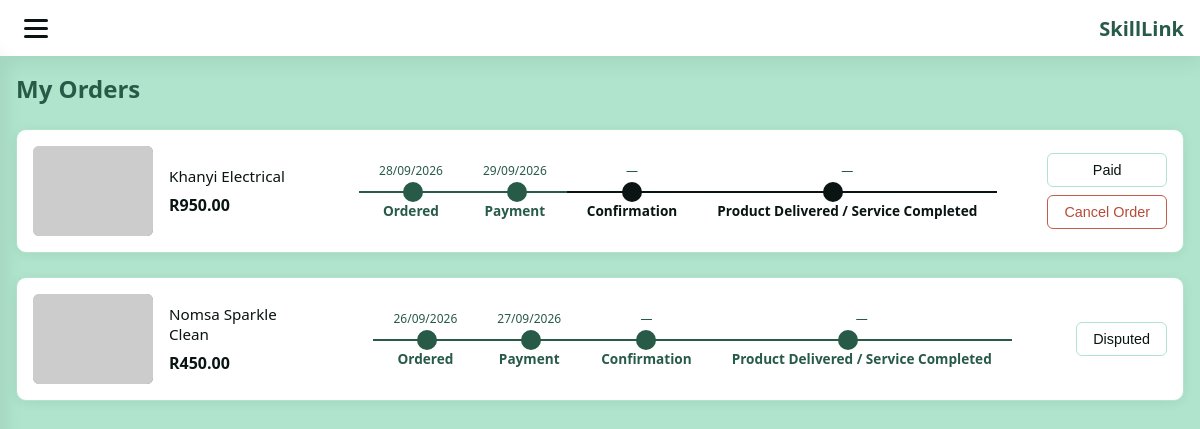
The app's page /OrdersPage.php (signed in) with its own data.
### tables this page shows
CREATE TABLE IF NOT EXISTS orders (
    id INT AUTO_INCREMENT PRIMARY KEY,
    buyer_id INT NOT NULL,
    seller_id INT NOT NULL,
    listing_id INT NOT NULL,
    price_snapshot DECIMAL(10, 2) NOT NULL,
    thumbnail_url VARCHAR(255) NOT NULL,
    status ENUM('placed', 'paid', 'confirmed', 'completed', 'cancelled', 'disputed') NOT NULL DEFAULT 'placed',
    ordered_at TIMESTAMP DEFAULT CURRENT_TIMESTAMP,
    paid_at TIMESTAMP NULL DEFAULT NULL,
    confirmed_at TIMESTAMP NULL DEFAULT NULL,
    completed_at TIMESTAMP NULL DEFAULT NULL,
    cancelled_at TIMESTAMP NULL DEFAULT NULL,
    disputed_at TIMESTAMP NULL DEFAULT NULL,
    created_at TIMESTAMP DEFAULT CURRENT_TIMESTAMP,
    updated_at TIMESTAMP NULL DEFAULT NULL ON UPDATE CURRENT_TIMESTAMP,
    CONSTRAINT fk_orders_buyer
        FOREIGN KEY (buyer_id) REFERENCES users(id)
        ON DELETE CASCADE
        ON UPDATE CASCADE,
    CONSTRAINT fk_orders_seller
        FOREIGN KEY (seller_id) REFERENCES users(id)
        ON DELETE CASCADE
        ON UPDATE CASCADE,
    CONSTRAINT fk_orders_listing
        FOREIGN KEY (listing_id) REFERENCES listings(id)
        ON DELETE RESTRICT
        ON UPDATE CASCADE
);

CREATE TABLE IF NOT EXISTS listings (
    id INT AUTO_INCREMENT PRIMARY KEY,
    seller_id INT NOT NULL,
    category_id INT NOT NULL,
    business_name VARCHAR(255) NOT NULL,
    price_snapshot DECIMAL(10, 2) NOT NULL,
    thumbnail_url VARCHAR(255) NOT NULL,
    status ENUM('draft', 'pending_review', 'active', 'suspended', 'archived') NOT NULL DEFAULT 'draft',
    description TEXT NOT NULL,
    location VARCHAR(255) NOT NULL,
    price_amount DECIMAL(10, 2) NOT NULL,
    price_unit VARCHAR(255) NOT NULL,
    created_at TIMESTAMP DEFAULT CURRENT_TIMESTAMP,
    updated_at TIMESTAMP NULL DEFAULT NULL ON UPDATE CURRENT_TIMESTAMP,
    CONSTRAINT fk_listings_seller
        FOREIGN KEY (seller_id) REFERENCES users(id)
        ON DELETE CASCADE
        ON UPDATE CASCADE,
    CONSTRAINT fk_listings_category
        FOREIGN KEY (category_id) REFERENCES categories(id)
        ON DELETE RESTRICT
        ON UPDATE CASCADE
);

### listing_thumbnail.php (called while the page is built, shortened)
<?php
function isSafeListingThumbnailPath(?string $relativePath): bool
{
    $relativePath = str_replace("\\", "/", $relativePath);
    return strpos($relativePath, "..") === false
        && str_starts_with($relativePath, "uploads/listing-photos/")
        && is_file(__DIR__ . "/" . $relativePath);
}
function listingThumbnailSrc(?string $thumbnailUrl): ?string
{
    if (filter_var($thumbnailUrl, FILTER_VALIDATE_URL)) {
        return $thumbnailUrl;
    }
    return null;
}
    ?>

### OrdersPage.php (the view, shortened to what this page needs)
<?php
require_once __DIR__ . "/listing_thumbnail.php";
require_once __DIR__ . "/nav_bar.php";
$userId = (int) $_SESSION["logged_in_user_id"];
$orders = [];
$message = "";
try {
    $pdo = getPdo();
    $stmt = $pdo->prepare(
        "SELECT o.id, o.status, o.price_snapshot, o.ordered_at, o.paid_at, o.confirmed_at, o.completed_at, o.cancelled_at,
                l.business_name, l.thumbnail_url
         FROM orders o
         INNER JOIN listings l ON l.id = o.listing_id
         WHERE o.buyer_id = :buyer_id
         ORDER BY o.ordered_at DESC
         LIMIT 50"
    );
    $stmt->execute([":buyer_id" => $userId]);
    $orders = $stmt->fetchAll();
} catch (Throwable $exception) {
    $orders = [];
    if ($message === "") {
        $message = "Could not load orders right now.";
    }
}
function stepComplete(array $order, string $step): bool
{
    $status = $order["status"];
    $rank = [
        "placed" => 1,
        "paid" => 2,
        "confirmed" => 3,
        "completed" => 4,
        "cancelled" => 4,
        "disputed" => 4,
    ];
    $required = [
        "ordered" => 1,
        "paid" => 2,
        "confirmed" => 3,
        "completed" => 4,
    ];
    return ($rank[$status] ?? 0) >= ($required[$step] ?? 99);
}
?>
<!DOCTYPE html>
<html lang="en">
<head>
    <link rel="stylesheet" href="OrdersPage.css">
    <link rel="stylesheet" href="app-nav.css">
</head>
<body class="orders-page">
    <main class="orders-main">
        <h1 class="orders-page-title">My Orders</h1>
        <section class="orders-list">
            <?php if (count($orders) === 0): ?>
                <article class="order-card">
                    <div class="order-info">
                        <p class="order-desc">No orders yet.</p>
                        <span class="order-price">Place your first order from the market.</span>
                    </div>
                </article>
            <?php else: ?>
                <?php foreach ($orders as $order): ?>
                    <article class="order-card">
                        <div class="order-thumb">
                            <?php $orderThumb = listingThumbnailSrc($order["thumbnail_url"]); ?>
                            <img src="<?php echo htmlspecialchars($orderThumb ?: "https://picsum.photos/seed/order/200/150"); ?>" alt="Order item">
                        </div>
                        <div class="order-info">
                            <p class="order-desc"><?php echo htmlspecialchars($order["business_name"]); ?></p>
                            <span class="order-price">R<?php echo htmlspecialchars(number_format((float) $order["price_snapshot"], 2)); ?></span>
                        </div>
                        <div class="order-timeline">
                            <ul class="timeline">
                                <li class="li <?php echo stepComplete($order, "ordered") ? "complete" : ""; ?>">
                                    <div class="timestamp"><span class="date"><?php echo htmlspecialchars(date("d/m/Y", strtotime($order["ordered_at"]))); ?></span></div>
                                    <div class="status"><h4>Ordered</h4></div>
                                </li>
                                <li class="li <?php echo stepComplete($order, "paid") ? "complete" : ""; ?>">
                                    <div class="timestamp"><span class="date"><?php echo !empty($order["paid_at"]) ? htmlspecialchars(date("d/m/Y", strtotime($order["paid_at"]))) : "—"; ?></span></div>
                                    <div class="status"><h4>Payment</h4></div>
                                </li>
                                <li class="li <?php echo stepComplete($order, "confirmed") ? "complete" : ""; ?>">
                                    <div class="timestamp"><span class="date"><?php echo !empty($order["confirmed_at"]) ? htmlspecialchars(date("d/m/Y", strtotime($order["confirmed_at"]))) : "—"; ?></span></div>
                                    <div class="status"><h4>Confirmation</h4></div>
                                </li>
                                <li class="li <?php echo stepComplete($order, "completed") ? "complete" : ""; ?>">
                                    <div class="timestamp"><span class="date"><?php echo !empty($order["completed_at"]) ? htmlspecialchars(date("d/m/Y", strtotime($order["completed_at"]))) : (!empty($order["cancelled_at"]) ? htmlspecialchars(date("d/m/Y", strtotime($order["cancelled_at"]))) : "—"); ?></span></div>
                                    <div class="status"><h4><?php echo $order["status"] === "cancelled" ? "Cancelled" : "Product Delivered / Service Completed"; ?></h4></div>
                                </li>
                            </ul>
                        </div>
                        <div class="order-actions">
                            <button type="button" class="btn-track"><?php echo htmlspecialchars(ucfirst($order["status"])); ?></button>
                            <?php if (in_array($order["status"], ["placed", "paid", "confirmed"], true)): ?>
                                <form method="post" action="OrdersPage.php">
                                    <button type="submit" class="btn-cancel">Cancel Order</button>
                                </form>
                            <?php endif; ?>
                        </div>
                    </article>
                <?php endforeach; ?>
            <?php endif; ?>
        </section>
    </main>
</body>
</html>

### OrdersPage.css (style rules this page uses)
:root { --color-bg: #B0E4CC; --color-surface: #fff; --color-primary: #285A48; --color-primary-light: #408A71; --color-text: #091413; --color-text-muted: #285A48; --color-border: #B0E4CC; --font-main: 'Segoe UI', system-ui, sans-serif; --radius-sm: 6px; --radius-md: 10px; --shadow-soft: 0 4px 20px rgba(40, 90, 72, 0.12); --shadow-card: 0 2px 12px rgba(0, 0, 0, 0.06); }
*, *::before, *::after { box-sizing: border-box; }
body { margin: 0; font-family: var(--font-main); background: var(--color-bg); color: var(--color-text); }
.orders-page { background: var(--color-bg); }
.orders-main { padding-top: 72px; padding-bottom: 3rem; max-width: 1200px; margin: 0 auto; padding-left: 1rem; padding-right: 1rem; min-height: 100vh; }
.orders-page-title { font-size: 1.5rem; font-weight: 700; color: var(--color-primary); margin: 0 0 1.5rem 0; }
.orders-list { display: flex; flex-direction: column; gap: 1.5rem; }
.order-card { display: flex; flex-wrap: wrap; align-items: flex-start; gap: 1rem; background: var(--color-surface); border-radius: var(--radius-md); box-shadow: var(--shadow-card); padding: 1rem; border: 1px solid var(--color-border); }
.order-thumb { flex-shrink: 0; width: 120px; height: 90px; border-radius: var(--radius-sm); overflow: hidden; background: linear-gradient(135deg, #B0E4CC 0%, #408A71 100%); }
.order-thumb img { width: 100%; height: 100%; object-fit: cover; display: block; }
.order-info { flex: 1; min-width: 140px; display: flex; flex-direction: column; justify-content: space-between; gap: 0.5rem; }
.order-desc { font-size: 0.95rem; color: var(--color-text); margin: 0; }
.order-price { font-size: 1rem; font-weight: 600; color: var(--color-text); }
.order-timeline { flex: 1 1 100%; min-width: 0; margin-top: 0.25rem; }
.order-timeline .timeline { list-style-type: none; display: flex; align-items: center; justify-content: center; margin: 0; padding: 0; width: 100%; }
.order-timeline .li { transition: all 200ms ease-in; }
.order-timeline .timestamp { margin-bottom: 12px; padding: 0 20px; display: flex; flex-direction: column; align-items: center; font-weight: 300; font-size: 0.75rem; color: var(--color-text-muted); }
.order-timeline .status { padding: 0 20px; display: flex; justify-content: center; border-top: 2px solid #D6DCE0; position: relative; transition: all 200ms ease-in; }
.order-timeline .status h4 { font-weight: 600; font-size: 0.85rem; margin: 0.5rem 0 0 0; color: var(--color-text); }
.order-timeline .status::before { content: ''; width: 20px; height: 20px; background-color: white; border-radius: 50%; border: 2px solid #ddd; position: absolute; top: -11px; left: 42%; }
.order-timeline .li.complete .status { border-top-color: var(--color-primary); }
.order-timeline .li.complete .status::before { background-color: var(--color-primary); border: none; }
.order-timeline .li.complete .status h4 { color: var(--color-primary); }
.order-timeline .li:not(.complete) .status { border-top-color: #091413; }
.order-timeline .li:not(.complete) .status::before { background-color: #091413; border: none; }
.order-actions { display: flex; flex-direction: column; gap: 0.5rem; flex-shrink: 0; }
.btn-track, .btn-cancel { padding: 0.5rem 1rem; border-radius: var(--radius-sm); font-size: 0.9rem; font-weight: 500; cursor: pointer; }
.btn-track { background: var(--color-surface); border: 1px solid var(--color-border); color: var(--color-text); }
.btn-cancel { background: var(--color-surface); border: 1px solid #c45c4a; color: #b84a3a; }
@media (min-width: 640px) { .order-card { flex-wrap: nowrap; align-items: center; } }
@media (min-width: 640px) { .order-timeline { flex: 1 1 auto; margin-top: 0; min-width: 200px; } }

### records on screen
orders: listing.business_name "Khanyi Electrical", price_snapshot "950.00", ordered_at "28/09/2026", paid_at "29/09/2026", shows "Product Delivered / Service Completed", status "Paid"
orders: listing.business_name "Nomsa Sparkle Clean", price_snapshot "450.00", ordered_at "26/09/2026", paid_at "27/09/2026", shows "Product Delivered / Service Completed", status "Disputed"

### other values on screen
$logoText "SkillLink"
